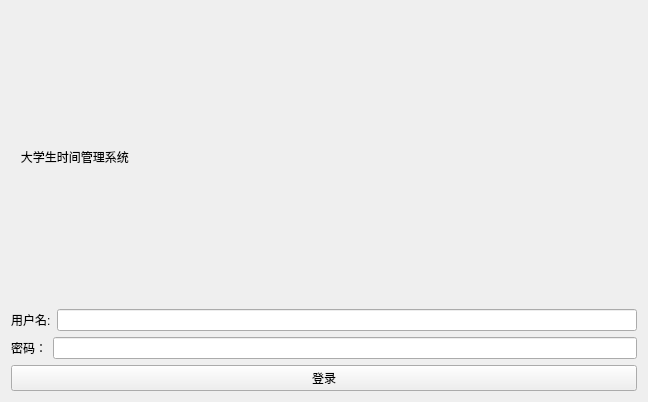
<?xml version="1.0" encoding="UTF-8"?>
<ui version="4.0">
 <class>LoginWidget</class>
 <widget class="QWidget" name="LoginWidget">
  <property name="geometry">
   <rect>
    <x>0</x>
    <y>0</y>
    <width>648</width>
    <height>402</height>
   </rect>
  </property>
  <property name="windowTitle">
   <string>Login</string>
  </property>
  <layout class="QVBoxLayout" name="verticalLayout">
   <item>
    <widget class="QLabel" name="titleLabel">
     <property name="text">
      <string>   大学生时间管理系统</string>
     </property>
    </widget>
   </item>
   <item>
    <layout class="QHBoxLayout" name="horizontalLayout">
     <item>
      <widget class="QLabel" name="userIdLabel">
       <property name="text">
        <string>用户名:</string>
       </property>
      </widget>
     </item>
     <item>
      <widget class="QLineEdit" name="userIdLineEdit"/>
     </item>
    </layout>
   </item>
   <item>
    <layout class="QHBoxLayout" name="horizontalLayout_2">
     <item>
      <widget class="QLabel" name="passwordLabel">
       <property name="text">
        <string>密码：</string>
       </property>
      </widget>
     </item>
     <item>
      <widget class="QLineEdit" name="passwordLineEdit">
       <property name="echoMode">
        <enum>QLineEdit::Password</enum>
       </property>
      </widget>
     </item>
    </layout>
   </item>
   <item>
    <widget class="QPushButton" name="loginButton">
     <property name="text">
      <string>登录</string>
     </property>
    </widget>
   </item>
  </layout>
 </widget>
 <resources/>
 <connections/>
</ui>
